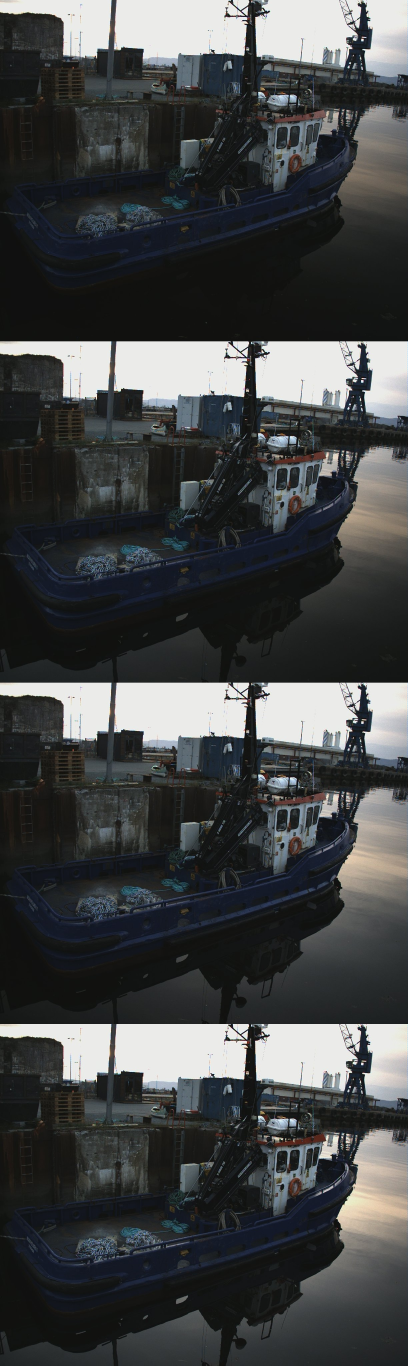
#> input picture test/split/img_00231.jpeg, 1224 x 4096 px (shown at 1/3 size)
$ python split.py
#> lines starting #> are read from the running program, lines starting #| are printed output that depends on the picture
from PIL import Image
from pathlib import Path
import numpy as np

img_p = Path(__file__).parent / "img_00231.jpeg"
img_in = Image.open(img_p)
#> img_in is the input picture: PIL image 1224x4096 RGB; mean R, G, B 67.7, 69.7, 70.2

arr = np.array(img_in)
arr_out = np.block([[[arr[:1024]], [arr[1024:2048]]], [[arr[2048:3072]], [arr[3072:]]]])
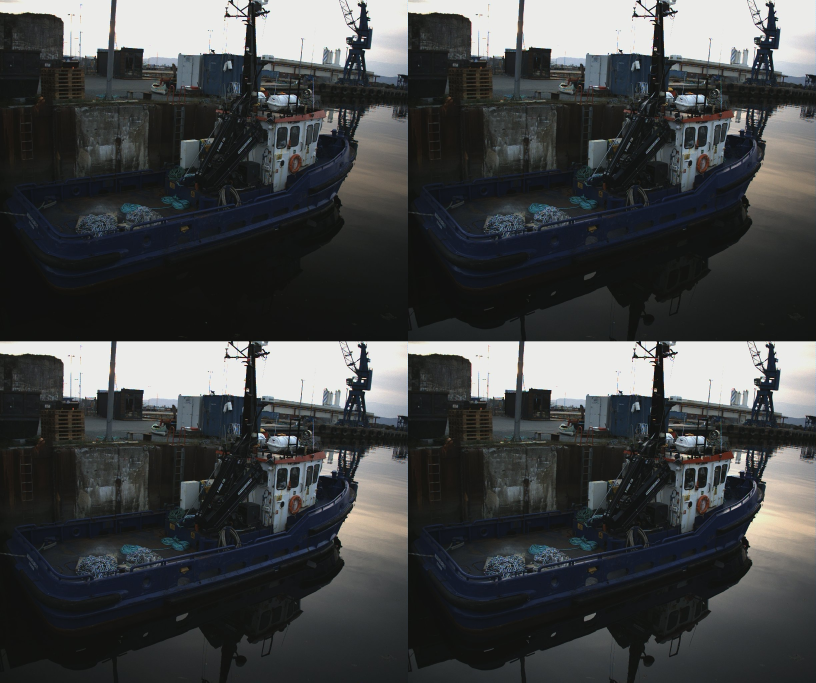
#> arr_out: shape (2048, 2448, 3) (shown at 1/3 size); mean R, G, B 67.7, 69.7, 70.2
img_out = Image.fromarray(arr_out)
img_out.save(Path(__file__).parent / "img_00231_split.jpeg")
